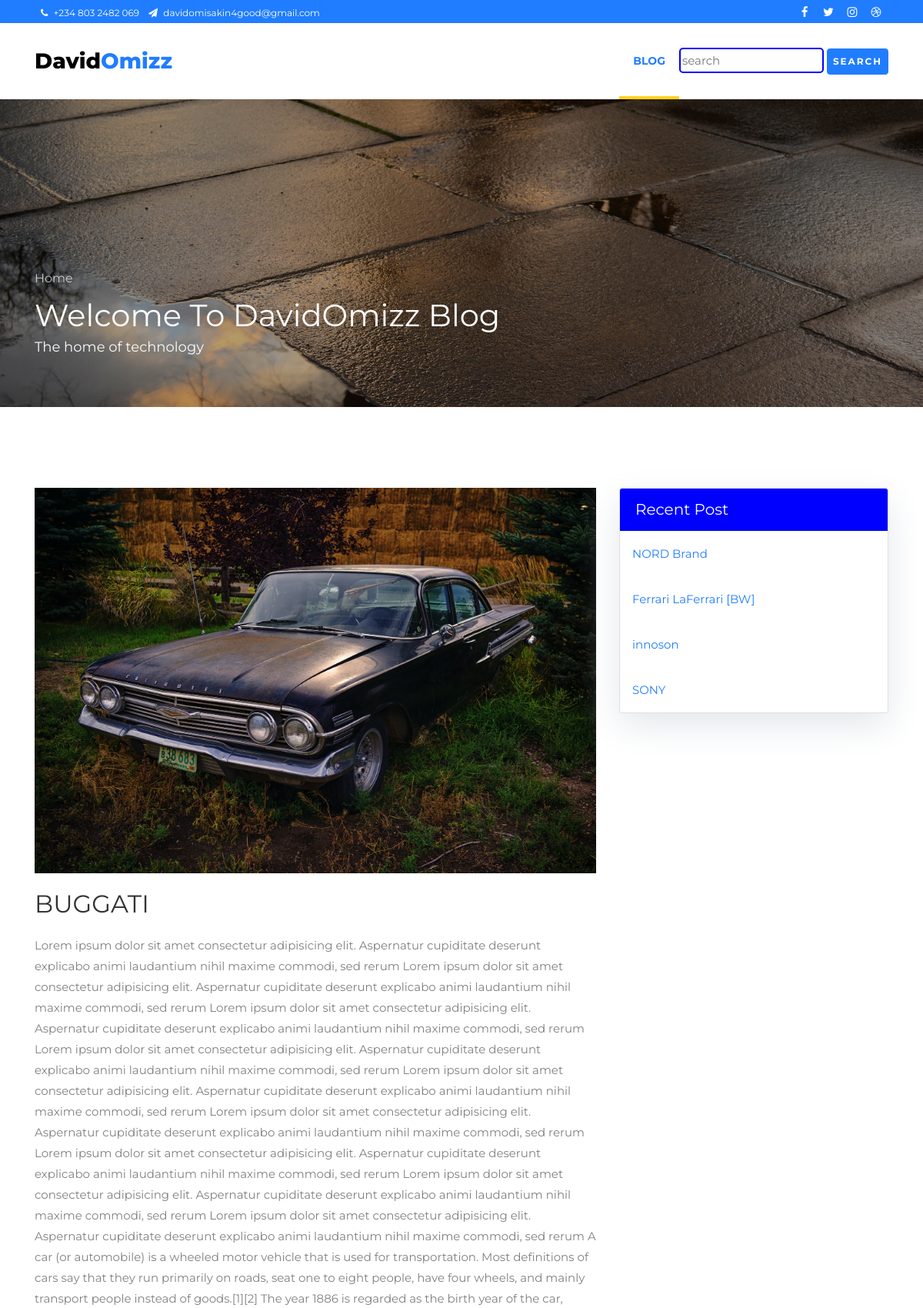
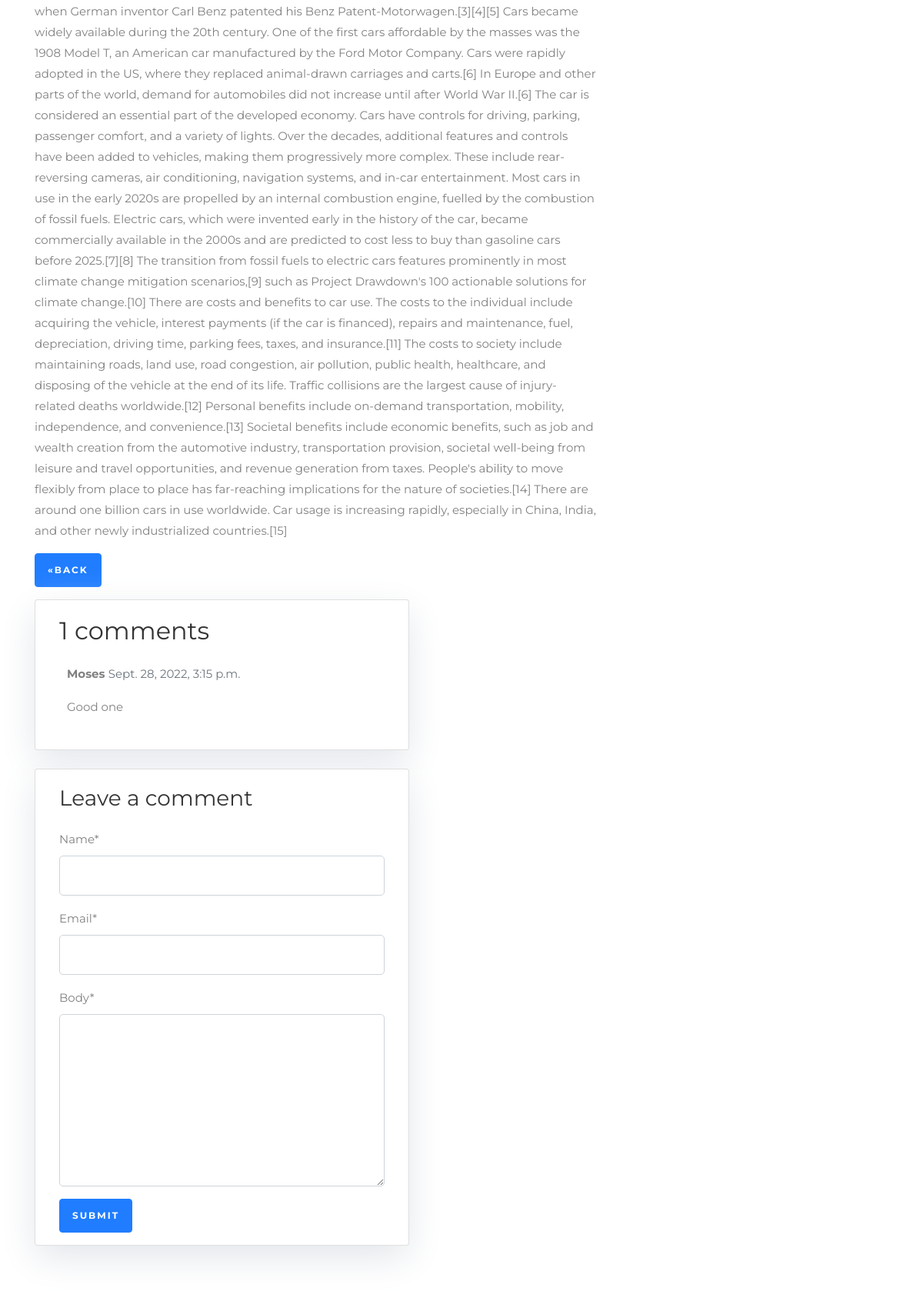
Page /buggati/ (upper part) on the committed database (2 pictures, top to bottom).
### blog/models.py (models this page shows, shortened)
class Post(models.Model):
    title = models.CharField(max_length=300, unique=True)
    slug = models.SlugField(max_length=300, unique=True)
    author = models.ForeignKey(User, on_delete= models.CASCADE,related_name='blog_post')
    updated_on = models.DateTimeField(auto_now= True)
    content = models.TextField()
    created_on = models.DateTimeField(auto_now=True)
    status = models.IntegerField(choices=STATUS, default=0)
    image = models.ImageField()
    class Meta:
        ordering = ['-created_on']

class Comment(models.Model):
    post = models.ForeignKey(Post,on_delete=models.CASCADE,related_name='comments')
    name = models.CharField(max_length=80)
    email = models.EmailField()
    body = models.TextField()
    created_on = models.DateTimeField(auto_now_add=True)
    active = models.BooleanField(default=False)
    class Meta:
        ordering = ['created_on']

### blog/views.py (the view)
# urls.py: path('<slug:slug>/', views.post_detail, name ='blog_single'),
def post_detail(request, slug):
    template_name = 'blog-single.html'
    blog_latest = Post.objects.filter(status=1).order_by('-created_on')[:2]
    blogside = Post.objects.all().order_by('-created_on')[:4]
    post = get_object_or_404(Post, slug=slug)
    comments = post.comments.filter(active=True)
    new_comment = None
    if request.method == 'POST':
        comment_form = CommentForm(data=request.POST)
        if comment_form.is_valid():
            new_comment = comment_form.save(commit=False)
            new_comment.post = post
            new_comment.save()
    else:
        comment_form = CommentForm()
    return render(request, template_name, {'post': post,
                                           'comments': comments,
                                           'new_comment': new_comment,
                                           'comment_form': comment_form,"blogside":blogside, 'blog_latest':blog_latest})

### blog/forms.py
class CommentForm(forms.ModelForm):
    class Meta:
        model = Comment
        fields = ('name', 'email', 'body')

### templates/blog-single.html (shortened to what this page needs)
{% extends 'base.html' %}
{% load static %}
{% block content %}
    <section class="ftco-section ftco-degree-bg">
      <div class="container">
        <div class="row">
          <div class="col-lg-8 ftco-animate">
          	<p>
              <img src="{{ post.image.url}}" alt="{{ post.title }}" class="img-fluid" width="100%">
            </p>
            <h2 class="mb-3">{{post.title}}</h2>
            <p> {{post.content}}</p>
            <a href="{% url 'home' %}" class="btn btn-primary"> &laquo;back</a>
            <div class="col-md-8 card mb-4  mt-3 ">
              <div class="card-body">
                <h2>{{ comments.count }} comments</h2>
                {% for comment in comments %}
                <div class="comments" style="padding: 10px;">
                  <p class="font-weight-bold">
                    {{ comment.name }}
                    <span class=" text-muted font-weight-normal">
                      {{ comment.created_on }}
                    </span>
                  </p>
                  {{ comment.body | linebreaks }}
                </div>
                {% endfor %}
              </div>
            </div>
            <div class="col-md-8 card mb-4  mt-3 ">
              <div class="card-body">
                {% if new_comment %}
                <div class="alert alert-success" role="alert">
                  Your comment is awaiting moderation
                </div>
                {% else %}
                <h3>Leave a comment</h3>
                {% load crispy_forms_tags %}
                <form method="post" style="margin-top: 1.3em;">
                  {{ comment_form | crispy }}
                  <button type="submit" class="btn btn-primary  btn-lg">Submit</button>
                </form>
                {% endif %}
              </div>
            </div>
        </div>
        {% block sidebar %} {% include 'sidebar.html' %} {% endblock %}
    </section>
{% endblock %}

### templates/sidebar.html (shortened to what this page needs)
{% block sidebar %}
<div class="col-md-4 float-right">
<div class="card">
        <h5 class="card-header">Recent Post</h5>
        {% if blogside %}
        {% for bg in blogside %}
    <div class="card-body">
        <p class="card-text"><a href="{% url 'blog_single' bg.slug  %}">{{ bg.title }}</a></p>
    </div>
    {% endfor %}
    {% endif %}
</div>
</div>
{% endblock sidebar %}

### templates/sidebar.html (style rules this page uses)
.card { box-shadow: 0 16px 48px #E3E7EB; }
.card-header { background-color: blue; color: #fff; }

### rows in the picture
Post: image (picture), title "BUGGATI", content "Lorem ipsum dolor sit amet consectetur adipisicing elit. Aspernatur cupiditate deserunt explicabo animi laudantium nihil maxime commodi, sed rerum Lorem ipsum dolor sit amet consectetur adipisicing elit. Aspernatur cupiditate deserunt explicabo animi laudantium nihil maxime commodi, sed rerum Lorem ipsum dolor sit amet consectetur adipisicing elit. Aspernatur cupiditate deserunt explicabo animi laudantium nihil maxime commodi, sed rerum Lorem ipsum dolor sit amet consectetur adipisicing elit. Aspernatur cupiditate deserunt explicabo animi laudantium nihil maxime commodi, sed rerum Lorem ipsum dolor sit amet consectetur adipisicing elit. Aspernatur cupiditate deserunt explicabo animi…"
Comment: name "Moses", created_on "Sept. 28, 2022, 3:15 p.m.", body "Good one"
Post: title "NORD Brand"
Post: title "Ferrari LaFerrari [BW]"
Post: title "innoson"
Post: title "SONY"

### other values in the picture
{{ comments.count }} "1"
